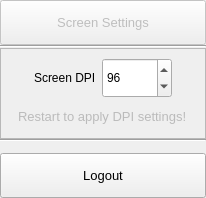
                 <widget class="QFrame" name="extraRightBox">
                  <property name="minimumSize">
                   <size>
                    <width>0</width>
                    <height>0</height>
                   </size>
                  </property>
                  <property name="maximumSize">
                   <size>
                    <width>0</width>
                    <height>16777215</height>
                   </size>
                  </property>
                  <property name="frameShape">
                   <enum>QFrame::Shape::NoFrame</enum>
                  </property>
                  <property name="frameShadow">
                   <enum>QFrame::Shadow::Raised</enum>
                  </property>
                  <layout class="QVBoxLayout" name="verticalLayout_7">
                   <property name="spacing">
                    <number>0</number>
                   </property>
                   <property name="leftMargin">
                    <number>0</number>
                   </property>
                   <property name="topMargin">
                    <number>0</number>
                   </property>
                   <property name="rightMargin">
                    <number>0</number>
                   </property>
                   <property name="bottomMargin">
                    <number>0</number>
                   </property>
                   <item>
                    <widget class="QFrame" name="themeSettingsTopDetail">
                     <property name="minimumSize">
                      <size>
                       <width>0</width>
                       <height>0</height>
                      </size>
                     </property>
                     <property name="maximumSize">
                      <size>
                       <width>16777215</width>
                       <height>3</height>
                      </size>
                     </property>
                     <property name="frameShape">
                      <enum>QFrame::Shape::NoFrame</enum>
                     </property>
                     <property name="frameShadow">
                      <enum>QFrame::Shadow::Raised</enum>
                     </property>
                    </widget>
                   </item>
                   <item>
                    <widget class="QFrame" name="contentSettings">
                     <property name="frameShape">
                      <enum>QFrame::Shape::NoFrame</enum>
                     </property>
                     <property name="frameShadow">
                      <enum>QFrame::Shadow::Raised</enum>
                     </property>
                     <layout class="QVBoxLayout" name="verticalLayout_13">
                      <property name="spacing">
                       <number>0</number>
                      </property>
                      <property name="leftMargin">
                       <number>0</number>
                      </property>
                      <property name="topMargin">
                       <number>0</number>
                      </property>
                      <property name="rightMargin">
                       <number>0</number>
                      </property>
                      <property name="bottomMargin">
                       <number>0</number>
                      </property>
                      <item alignment="Qt::AlignmentFlag::AlignTop">
                       <widget class="QFrame" name="topMenus">
                        <property name="minimumSize">
                         <size>
                          <width>0</width>
                          <height>0</height>
                         </size>
                        </property>
                        <property name="frameShape">
                         <enum>QFrame::Shape::NoFrame</enum>
                        </property>
                        <property name="frameShadow">
                         <enum>QFrame::Shadow::Raised</enum>
                        </property>
                        <layout class="QVBoxLayout" name="verticalLayout_14">
                         <property name="spacing">
                          <number>0</number>
                         </property>
                         <property name="leftMargin">
                          <number>0</number>
                         </property>
                         <property name="topMargin">
                          <number>0</number>
                         </property>
                         <property name="rightMargin">
                          <number>0</number>
                         </property>
                         <property name="bottomMargin">
                          <number>0</number>
                         </property>
                         <item>
                          <widget class="QFrame" name="frame_7">
                           <property name="frameShape">
                            <enum>QFrame::Shape::NoFrame</enum>
                           </property>
                           <property name="frameShadow">
                            <enum>QFrame::Shadow::Raised</enum>
                           </property>
                           <layout class="QVBoxLayout" name="verticalLayout_18">
                            <property name="spacing">
                             <number>0</number>
                            </property>
                            <property name="leftMargin">
                             <number>0</number>
                            </property>
                            <property name="topMargin">
                             <number>0</number>
                            </property>
                            <property name="rightMargin">
                             <number>0</number>
                            </property>
                            <property name="bottomMargin">
                             <number>11</number>
                            </property>
                            <item>
                             <widget class="QPushButton" name="btn_screen_settings">
                              <property name="enabled">
                               <bool>false</bool>
                              </property>
                              <property name="sizePolicy">
                               <sizepolicy hsizetype="Expanding" vsizetype="Fixed">
                                <horstretch>0</horstretch>
                                <verstretch>0</verstretch>
                               </sizepolicy>
                              </property>
                              <property name="minimumSize">
                               <size>
                                <width>0</width>
                                <height>45</height>
                               </size>
                              </property>
                              <property name="font">
                               <font>
                                <family>Segoe UI</family>
                                <pointsize>10</pointsize>
                                <italic>false</italic>
                                <bold>false</bold>
                               </font>
                              </property>
                              <property name="cursor">
                               <cursorShape>PointingHandCursor</cursorShape>
                              </property>
                              <property name="layoutDirection">
                               <enum>Qt::LayoutDirection::LeftToRight</enum>
                              </property>
                              <property name="styleSheet">
                               <string notr="true">background-image: url(:/icons/images/icons/cil-screen-desktop.png);</string>
                              </property>
                              <property name="text">
                               <string>Screen Settings</string>
                              </property>
                             </widget>
                            </item>
                            <item>
                             <widget class="Line" name="line_2">
                              <property name="frameShadow">
                               <enum>QFrame::Shadow::Sunken</enum>
                              </property>
                              <property name="orientation">
                               <enum>Qt::Orientation::Horizontal</enum>
                              </property>
                             </widget>
                            </item>
                            <item>
                             <widget class="QFrame" name="frame_9">
                              <property name="frameShape">
                               <enum>QFrame::Shape::StyledPanel</enum>
                              </property>
                              <property name="frameShadow">
                               <enum>QFrame::Shadow::Raised</enum>
                              </property>
                              <layout class="QVBoxLayout" name="verticalLayout_24">
                               <item alignment="Qt::AlignmentFlag::AlignHCenter|Qt::AlignmentFlag::AlignVCenter">
                                <widget class="QFrame" name="frame_10">
                                 <property name="frameShape">
                                  <enum>QFrame::Shape::NoFrame</enum>
                                 </property>
                                 <property name="frameShadow">
                                  <enum>QFrame::Shadow::Raised</enum>
                                 </property>
                                 <layout class="QHBoxLayout" name="horizontalLayout_20">
                                  <property name="leftMargin">
                                   <number>0</number>
                                  </property>
                                  <property name="topMargin">
                                   <number>0</number>
                                  </property>
                                  <property name="rightMargin">
                                   <number>0</number>
                                  </property>
                                  <property name="bottomMargin">
                                   <number>0</number>
                                  </property>
                                  <item>
                                   <widget class="QLabel" name="label">
                                    <property name="text">
                                     <string>Screen DPI</string>
                                    </property>
                                   </widget>
                                  </item>
                                  <item>
                                   <widget class="QSpinBox" name="dpi_spinbox">
                                    <property name="minimumSize">
                                     <size>
                                      <width>70</width>
                                      <height>40</height>
                                     </size>
                                    </property>
                                    <property name="minimum">
                                     <number>75</number>
                                    </property>
                                    <property name="maximum">
                                     <number>500</number>
                                    </property>
                                    <property name="value">
                                     <number>96</number>
                                    </property>
                                   </widget>
                                  </item>
                                 </layout>
                                </widget>
                               </item>
                               <item alignment="Qt::AlignmentFlag::AlignHCenter|Qt::AlignmentFlag::AlignVCenter">
                                <widget class="QLabel" name="label_4">
                                 <property name="styleSheet">
                                  <string notr="true">QLabel {
        color: #BBBBBB;  /* Light gray for dark mode */
        font-size: 13px; /* Slightly small font size */
        font-weight: normal;  /* Not too bold */
 
        border-radius: 4px; /* Smooth edges for style */
        padding: 5px; /* Add padding for aesthetics */
    }
</string>
                                 </property>
                                 <property name="text">
                                  <string>Restart to apply DPI settings!</string>
                                 </property>
                                 <property name="textFormat">
                                  <enum>Qt::TextFormat::MarkdownText</enum>
                                 </property>
                                </widget>
                               </item>
                              </layout>
                             </widget>
                            </item>
                            <item>
                             <widget class="Line" name="line">
                              <property name="orientation">
                               <enum>Qt::Orientation::Horizontal</enum>
                              </property>
                             </widget>
                            </item>
                           </layout>
                          </widget>
                         </item>
                         <item>
                          <widget class="QPushButton" name="btn_logout">
                           <property name="sizePolicy">
                            <sizepolicy hsizetype="Expanding" vsizetype="Fixed">
                             <horstretch>0</horstretch>
                             <verstretch>0</verstretch>
                            </sizepolicy>
                           </property>
                           <property name="minimumSize">
                            <size>
                             <width>0</width>
                             <height>45</height>
                            </size>
                           </property>
                           <property name="font">
                            <font>
                             <family>Segoe UI</family>
                             <pointsize>10</pointsize>
                             <italic>false</italic>
                             <bold>false</bold>
                            </font>
                           </property>
                           <property name="cursor">
                            <cursorShape>PointingHandCursor</cursorShape>
                           </property>
                           <property name="layoutDirection">
                            <enum>Qt::LayoutDirection::LeftToRight</enum>
                           </property>
                           <property name="styleSheet">
                            <string notr="true">background-image: url(:/icons/images/icons/cil-account-logout.png);</string>
                           </property>
                           <property name="text">
                            <string>Logout</string>
                           </property>
                          </widget>
                         </item>
                        </layout>
                       </widget>
                      </item>
                     </layout>
                    </widget>
                   </item>
                  </layout>
                 </widget>
